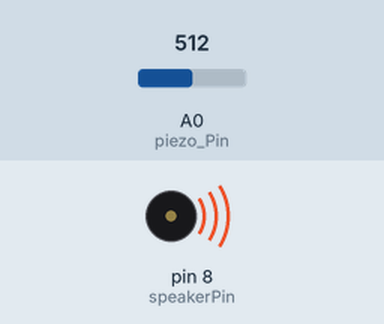
The sketch below on a simulated Arduino Uno, built with avr-gcc and run on an emulated ATmega328P. On the bench: buzzer (waves = sounding). The test bench sets the inputs (shaded band); at power-on: A0 (piezo_Pin) = 512. Random numbers use the default seed unless the sketch sets one; what the sketch prints to the serial monitor is not drawn.

Above: at 0.2 s.
At 16.81 s:
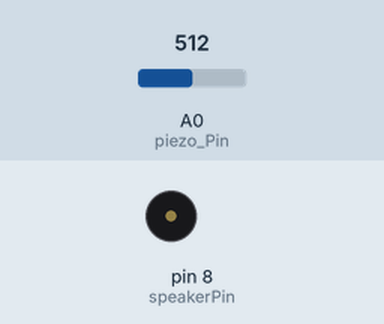
Timing chart, 0 to 18.5 s (numbered marks = the images above):
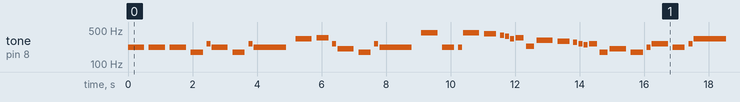

The sketch:

IMPERIAL_MARCH.ino
```cpp
//This program plays the song 'IMPERIAL MARCH' when you press the black buzzer. This is the non-LED version.

// the piezo is connected to analog pin 0
int piezo_Pin = A0;
int speakerPin = 8;
#include "pitches.h"
#include "Melody_Array.h"

// Threshold value to decide when the detected sound is a knock or not
const int Threshold = 10;
const int ledList[] = {1, 2, 3, 4, 5, 6, 7, 8};

void setup()
{
    // use the serial port
    Serial.begin(9600);

    // set up our LED
}

void loop()
{
    int analogValue;

    // read the sensor and store it in the variable sensorReading:
    analogValue = analogRead(piezo_Pin);

    // if the sensor reading is greater than the Threshold:
    if (analogValue > Threshold)
    {
        // send the string "Knock!" back to the computer, followed by newline
        Serial.println("Imperial March Playing: ");
        for(int k = 0; k < 64; k++)
        {
            static int our_Note, Time, LedIndex, LedOn;
            LedIndex = rand() % 8;
            LedOn = ledList[LedIndex];
            our_Note = Melody_Array[k][0];
            Time = Melody_Array[k][1];
            tone(speakerPin, our_Note, Time);
            delay(Time * 1.3);
        }

    }

    // delay to avoid overloading the serial port buffer
    delay(100);
}
```

Melody_Array.h
```cpp
const int Melody_Array[][2] =
{
    {LA3, Q},
    {LA3, Q},
    {LA3, Q},
    {F3, E+S},
    {C4, S},
    {LA3, Q},
    {F3, E+S},
    {C4, S},
    {LA3,H},
    {E4, Q},
    {F4, E+S},
    {C4, S},
    {Ab3, Q},
    {F3, E+S},
    {C4, S},
    {LA3,H},
    {LA4,Q},
    {LA3, E+S},
    {LA3, S},
    {LA4, Q},
    {Ab4, E+S},
    {G4, S},
    {Gb4, S},
    {E4, S},
    {F4, E},
    {Bb3, E},
    {Eb4, Q},
    {D4, E+S},
    {Db4, S},
    {C4, S},
    {B3, S},
    {C4, E},
    {F3, E},
    {Ab3, Q},
    {F3, E+S},
    {LA3, S},
    {C4, Q},
    {LA3, E+S},
    {C4, S},
    {E4, H},
    {LA4, Q},
    {LA3, E+S},
    {LA3, S},
    {LA4, Q},
    {Ab4, E+S},
    {G4, S},
    {Gb4, S},
    {E4, S},
    {F4, E},
    {Bb3, E},
    {Eb4,Q},
    {D4, E+S},
    {Db4, S},
    {C4, S},
    {B3, S},
    {C4, E},
    {F3, E},
    {Ab3, Q},
    {F3, E+S},
    {C4, S},
    {LA3, E+S},
    {F3, E+S},
    {C4, S},
    {LA3, H},
};
```

pitches.h
```cpp
// NB: ALL NOTES DEFINED WITH STANDARD ENGLISH NAMES, EXCEPT FROM "A"
//THAT IS CALLED WITH THE ITALIAN NAME "LA" BECAUSE A0,A1...ARE THE ANALOG PINS ON ARDUINO.
// (Ab IS CALLED Ab AND NOT LAb)
#define	C0 16.35
#define	Db0	17.32
#define	D0	18.35
#define	Eb0	19.45
#define	E0	20.60
#define	F0	21.83
#define	Gb0	23.12
#define	G0	24.50
#define	Ab0	25.96
#define	LA0	27.50
#define	Bb0	29.14
#define	B0	30.87
#define	C1	32.70
#define	Db1	34.65
#define	D1	36.71
#define	Eb1	38.89
#define	E1	41.20
#define	F1	43.65
#define	Gb1	46.25
#define	G1	49.00
#define	Ab1	51.91
#define	LA1	55.00
#define	Bb1	58.27
#define	B1	61.74
#define	C2	65.41
#define	Db2	69.30
#define	D2	73.42
#define	Eb2	77.78
#define	E2	82.41
#define	F2	87.31
#define	Gb2	92.50
#define	G2	98.00
#define	Ab2	103.83
#define	LA2	110.00
#define	Bb2	116.54
#define	B2	123.47
#define	C3	130.81
#define	Db3	138.59
#define	D3	146.83
#define	Eb3	155.56
#define	E3	164.81
#define	F3	174.61
#define	Gb3	185.00
#define	G3	196.00
#define	Ab3	207.65
#define	LA3	220.00
#define	Bb3	233.08
#define	B3	246.94
#define	C4	261.63
#define	Db4	277.18
#define	D4	293.66
#define	Eb4	311.13
#define	E4	329.63
#define	F4	349.23
#define	Gb4	369.99
#define	G4	392.00
#define	Ab4	415.30
#define	LA4	440.00
#define	Bb4	466.16
#define	B4	493.88
#define	C5	523.25
#define	Db5	554.37
#define	D5	587.33
#define	Eb5	622.25
#define	E5	659.26
#define	F5	698.46
#define	Gb5	739.99
#define	G5	783.99
#define	Ab5	830.61
#define	LA5	880.00
#define	Bb5	932.33
#define	B5	987.77
#define	C6	1046.50
#define	Db6	1108.73
#define	D6	1174.66
#define	Eb6	1244.51
#define	E6	1318.51
#define	F6	1396.91
#define	Gb6	1479.98
#define	G6	1567.98
#define	Ab6	1661.22
#define	LA6	1760.00
#define	Bb6	1864.66
#define	B6	1975.53
#define	C7	2093.00
#define	Db7	2217.46
#define	D7	2349.32
#define	Eb7	2489.02
#define	E7	2637.02
#define	F7	2793.83
#define	Gb7	2959.96
#define	G7	3135.96
#define	Ab7	3322.44
#define	LA7	3520.01
#define	Bb7	3729.31
#define	B7	3951.07
#define	C8	4186.01
#define	Db8	4434.92
#define	D8	4698.64
#define	Eb8	4978.03
// DURATION OF THE NOTES
#define BPM 120    //  you can change this value changing all the others
#define H 2*Q //half 2/4
#define Q 60000/BPM //quarter 1/4
#define E Q/2   //eighth 1/8
#define S Q/4 // sixteenth 1/16
#define W 4*Q // whole 4/4
```

Measured:
- by itself, tone on pin 8 (speakerPin): plays 220 Hz for 0.50 s, 220 Hz for 0.50 s, 220 Hz for 0.50 s, 174 Hz for 0.38 s, 261 Hz for 0.13 s, 220 Hz for 0.50 s … (291 notes in this stretch)
